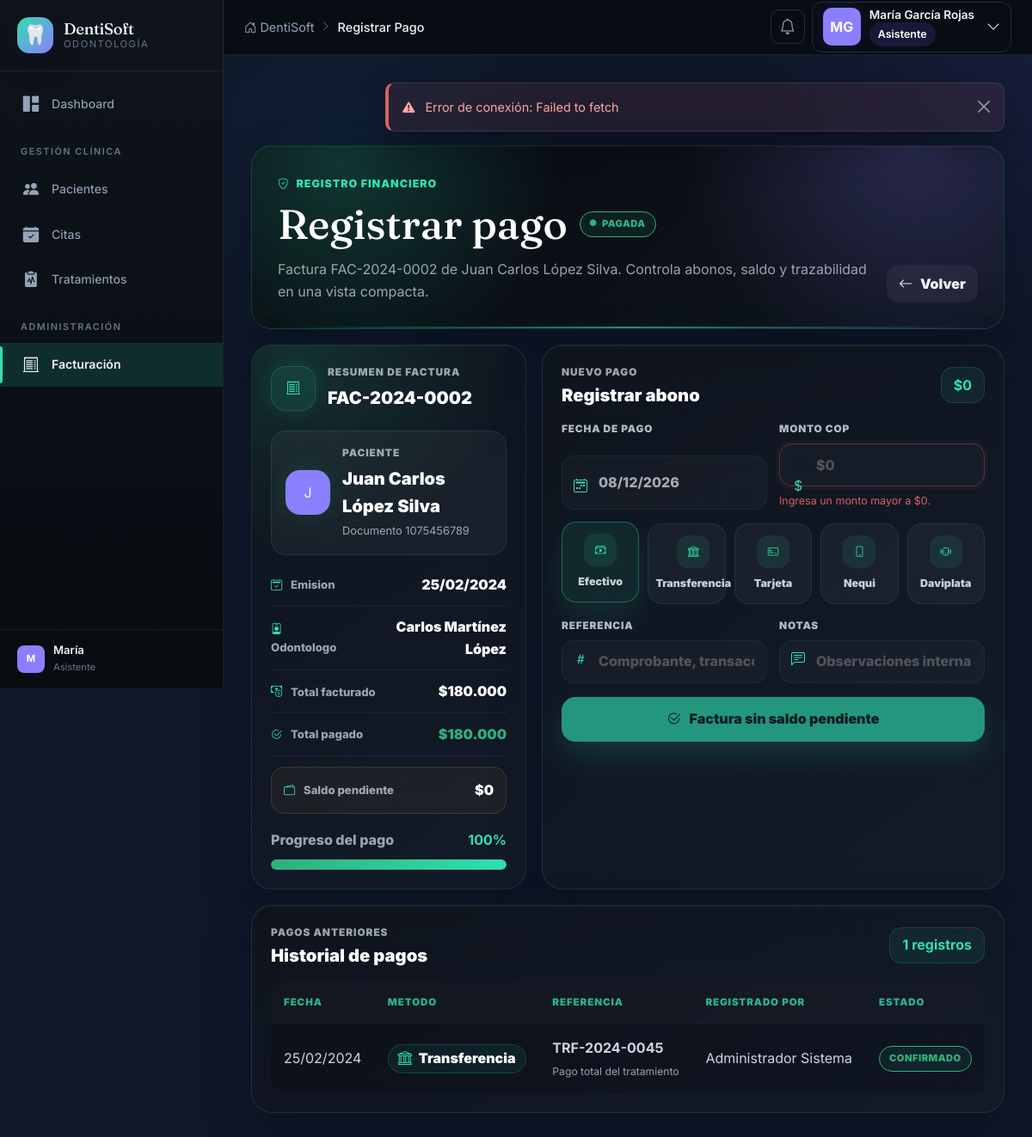
/modules/facturacion/pagos.php?id=2 (signed in), run on the app's committed database.
### tables this page shows
CREATE TABLE IF NOT EXISTS facturas (
    id INT AUTO_INCREMENT PRIMARY KEY,
    numero_factura VARCHAR(20) NOT NULL UNIQUE,
    paciente_id INT NOT NULL,
    odontologo_id INT NOT NULL,
    plan_id INT,
    fecha_emision DATE NOT NULL,
    fecha_vencimiento DATE,
    subtotal DECIMAL(10,2) NOT NULL DEFAULT 0.00,
    descuento DECIMAL(10,2) DEFAULT 0.00,
    iva DECIMAL(10,2) DEFAULT 0.00,
    total DECIMAL(10,2) NOT NULL DEFAULT 0.00,
    total_pagado DECIMAL(10,2) DEFAULT 0.00,
    saldo_pendiente DECIMAL(10,2) DEFAULT 0.00,
    estado ENUM('pendiente','pagada','parcial','vencida','anulada') DEFAULT 'pendiente',
    notas TEXT,
    created_by INT,
    created_at TIMESTAMP DEFAULT CURRENT_TIMESTAMP,
    updated_at TIMESTAMP DEFAULT CURRENT_TIMESTAMP ON UPDATE CURRENT_TIMESTAMP,
    FOREIGN KEY (paciente_id) REFERENCES pacientes(id),
    FOREIGN KEY (odontologo_id) REFERENCES usuarios(id),
    FOREIGN KEY (created_by) REFERENCES usuarios(id)
);

CREATE TABLE IF NOT EXISTS pacientes (
    id INT AUTO_INCREMENT PRIMARY KEY,
    numero_documento VARCHAR(20) NOT NULL UNIQUE,
    tipo_documento ENUM('CC','TI','CE','PAS','RC') DEFAULT 'CC',
    nombre VARCHAR(100) NOT NULL,
    apellido VARCHAR(100) NOT NULL,
    fecha_nacimiento DATE,
    genero ENUM('M','F','Otro'),
    telefono VARCHAR(20),
    email VARCHAR(150),
    direccion TEXT,
    ciudad VARCHAR(100) DEFAULT 'Neiva',
    eps VARCHAR(100),
    tipo_afiliacion ENUM('contributivo','subsidiado','particular','otro') DEFAULT 'particular',
    grupo_sanguineo VARCHAR(5),
    estado ENUM('activo','inactivo') DEFAULT 'activo',
    created_at TIMESTAMP DEFAULT CURRENT_TIMESTAMP,
    updated_at TIMESTAMP DEFAULT CURRENT_TIMESTAMP ON UPDATE CURRENT_TIMESTAMP
);

CREATE TABLE IF NOT EXISTS pagos (
    id INT AUTO_INCREMENT PRIMARY KEY,
    factura_id INT NOT NULL,
    fecha_pago DATE NOT NULL,
    monto DECIMAL(10,2) NOT NULL,
    metodo_pago ENUM('efectivo','transferencia','tarjeta_credito','tarjeta_debito','cheque','otro') DEFAULT 'efectivo',
    referencia_pago VARCHAR(100),
    observaciones TEXT,
    registrado_por INT,
    created_at TIMESTAMP DEFAULT CURRENT_TIMESTAMP,
    FOREIGN KEY (factura_id) REFERENCES facturas(id),
    FOREIGN KEY (registrado_por) REFERENCES usuarios(id)
);

### modules/facturacion/pagos.php (the view, shortened to what this page needs)
<?php
$facturaId = filter_input(INPUT_GET, 'id', FILTER_VALIDATE_INT);
$paymentMethods = [
    'efectivo' => ['label' => 'Efectivo', 'icon' => 'bi-cash-stack', 'storage' => 'efectivo'],
    'transferencia' => ['label' => 'Transferencia', 'icon' => 'bi-bank', 'storage' => 'transferencia'],
    'tarjeta_debito' => ['label' => 'Tarjeta', 'icon' => 'bi-credit-card-2-front', 'storage' => 'tarjeta_debito'],
    'nequi' => ['label' => 'Nequi', 'icon' => 'bi-phone', 'storage' => 'transferencia'],
    'daviplata' => ['label' => 'Daviplata', 'icon' => 'bi-phone-vibrate', 'storage' => 'transferencia'],
];
function esc(mixed $value): string {
    return htmlspecialchars((string) ($value ?? ''), ENT_QUOTES | ENT_SUBSTITUTE, 'UTF-8');
}
function tableExists(PDO $db, string $table): bool {
    try {
        $stmt = $db->prepare("SHOW TABLES LIKE :table_name");
        $stmt->execute([':table_name' => $table]);
        return (bool) $stmt->fetchColumn();
    } catch (PDOException $e) {
        return false;
    }
}
function money(mixed $value): string {
    return '$' . number_format((float) ($value ?? 0), 0, ',', '.');
}
function shortDate(mixed $value): string {
    return $value ? date('d/m/Y', strtotime((string) $value)) : 'Sin fecha';
}
function estadoTexto(string $estado): string {
    return match ($estado) {
        'pagada' => 'Pagada',
        'parcial' => 'Parcial',
        'vencida' => 'Vencida',
        'anulada' => 'Anulada',
        default => 'Pendiente',
    };
}
function badgeClass(string $estado): string {
    return match ($estado) {
        'pendiente' => 'warning',
        'parcial' => 'info',
        'pagada' => 'success',
        'vencida' => 'danger',
        'anulada' => 'muted',
        default => 'muted',
    };
}
function pagoReferencia(array $pago): string {
    return (string) ($pago['referencia'] ?? $pago['referencia_pago'] ?? '');
}
function pagoNota(array $pago): string {
    return (string) ($pago['nota'] ?? $pago['observaciones'] ?? '');
}
function pagoMetodo(array $pago): string {
    $nota = pagoNota($pago);
    $method = (string) ($pago['metodo'] ?? $pago['metodo_pago'] ?? '-');
    return ucfirst(str_replace('_', ' ', $method));
}
function methodIcon(string $method): string {
    $method = strtolower($method);
    return match (true) {
        str_contains($method, 'tarjeta') => 'bi-credit-card-2-front',
        str_contains($method, 'transferencia') => 'bi-bank',
        str_contains($method, 'nequi') => 'bi-phone',
        str_contains($method, 'daviplata') => 'bi-phone-vibrate',
        str_contains($method, 'efectivo') => 'bi-cash-stack',
        default => 'bi-wallet2',
    };
}
function cleanPaymentNote(string $note): string {
    return trim(preg_replace('/^Metodo seleccionado:\s*[^.]+.\s*/i', '', $note) ?? $note);
}
try {
    $db = getDB();
    $stmt = $db->prepare("
        SELECT f.*, CONCAT(p.nombre, ' ', p.apellido) AS paciente, p.numero_documento,
               CONCAT(COALESCE(u.nombre, ''), ' ', COALESCE(u.apellido, '')) AS odontologo
        FROM facturas f
        JOIN pacientes p ON f.paciente_id = p.id
        LEFT JOIN usuarios u ON f.odontologo_id = u.id
        WHERE f.id = :id
    ");
    $stmt->execute([':id' => $facturaId]);
    $factura = $stmt->fetch();
    $paymentsTable = tableExists($db, 'pagos_factura') ? 'pagos_factura' : 'pagos';
    $pagosStmt = $db->prepare("
        SELECT pg.*, CONCAT(COALESCE(u.nombre, ''), ' ', COALESCE(u.apellido, '')) AS registrado_por_nombre
        FROM {$paymentsTable} pg
        LEFT JOIN usuarios u ON pg.registrado_por = u.id
        WHERE pg.factura_id = :factura_id
        ORDER BY pg.fecha_pago DESC, pg.id DESC
    ");
    $pagosStmt->execute([':factura_id' => $facturaId]);
    $pagos = $pagosStmt->fetchAll();
    $abonado = array_sum(array_map(static fn($p) => (float) ($p['monto'] ?? 0), $pagos));
    $total = (float) ($factura['total'] ?? 0);
    $saldo = max(0, $total - $abonado);
    $paidPercent = $total > 0 ? min(100, (int) round(($abonado / $total) * 100)) : 0;
    $estado = $saldo <= 0 ? 'pagada' : ($abonado > 0 ? 'parcial' : (string) ($factura['estado'] ?? 'pendiente'));
} catch (PDOException $e) {
    error_log('Facturacion Pagos carga error: ' . $e->getMessage());
    setAlerta('Error interno al cargar el pago.', 'danger');
    header('Location: index.php');
    exit;
}
$canPay = $saldo > 0 && !in_array((string) ($factura['estado'] ?? ''), ['anulada'], true);
?>
<?php require_once __DIR__ . '/../../includes/header.php'; ?>
<div class="payment-page">
    <section class="payment-hero">
        <div>
            <span class="billing-kicker"><i class="bi bi-shield-check"></i> Registro financiero</span>
            <div class="payment-title-row">
                <h1>Registrar pago</h1>
                <span class="billing-badge badge-<?= esc(badgeClass($estado)) ?>"><i class="bi bi-circle-fill"></i> <?= esc(estadoTexto($estado)) ?></span>
            </div>
            <p>Factura <?= esc($factura['numero_factura']) ?> de <?= esc($factura['paciente']) ?>. Controla abonos, saldo y trazabilidad en una vista compacta.</p>
        </div>
        <a href="ver.php?id=<?= esc($facturaId) ?>" class="invoice-action-button"><i class="bi bi-arrow-left"></i><span>Volver</span></a>
    </section>
    <div class="payment-grid">
        <aside class="payment-summary-card status-<?= esc($estado) ?>">
            <div class="payment-summary-head">
                <span><i class="bi bi-receipt-cutoff"></i></span>
                <div>
                    <small>Resumen de factura</small>
                    <strong><?= esc($factura['numero_factura']) ?></strong>
                </div>
            </div>
            <div class="payment-patient">
                <span><?= esc(mb_strtoupper(mb_substr(trim((string) $factura['paciente']), 0, 1) ?: 'P')) ?></span>
                <div>
                    <small>Paciente</small>
                    <strong><?= esc($factura['paciente']) ?></strong>
                    <em>Documento <?= esc($factura['numero_documento'] ?: '-') ?></em>
                </div>
            </div>
            <dl class="payment-summary-list">
                <div><dt><i class="bi bi-calendar2-check"></i> Emision</dt><dd><?= esc(shortDate($factura['fecha_emision'])) ?></dd></div>
                <div><dt><i class="bi bi-person-badge"></i> Odontologo</dt><dd><?= esc(trim((string) ($factura['odontologo'] ?? '')) ?: 'No asignado') ?></dd></div>
                <div><dt><i class="bi bi-cash-coin"></i> Total facturado</dt><dd><?= money($total) ?></dd></div>
                <div><dt><i class="bi bi-check2-circle"></i> Total pagado</dt><dd class="ok"><?= money($abonado) ?></dd></div>
                <div class="pending"><dt><i class="bi bi-wallet2"></i> Saldo pendiente</dt><dd><?= money($saldo) ?></dd></div>
            </dl>
            <div class="payment-progress-block">
                <div><span>Progreso del pago</span><strong><?= $paidPercent ?>%</strong></div>
                <i><b style="width: <?= $paidPercent ?>%"></b></i>
            </div>
        </aside>
        <section class="payment-form-card">
            <div class="payment-card-header">
                <div>
                    <span>Nuevo pago</span>
                    <h2>Registrar abono</h2>
                </div>
                <strong><?= money($saldo) ?></strong>
            </div>
            <form method="POST" class="payment-form" novalidate data-payment-form data-max-payment="<?= esc(number_format($saldo, 0, '.', '')) ?>">
                <div class="payment-fields">
                    <label class="payment-field">
                        <span>Fecha de pago</span>
                        <i class="bi bi-calendar2-week"></i>
                        <input type="date" name="fecha_pago" value="<?= esc($_POST['fecha_pago'] ?? date('Y-m-d')) ?>" required <?= !$canPay ? 'disabled' : '' ?>>
                    </label>
                    <label class="payment-field">
                        <span>Monto COP</span>
                        <i class="bi bi-currency-dollar"></i>
                        <input type="text" inputmode="numeric" name="monto" value="<?= esc($_POST['monto'] ?? '') ?>" placeholder="<?= esc(money($saldo)) ?>" required data-cop-input <?= !$canPay ? 'disabled' : '' ?>>
                        <small data-payment-feedback>Disponible: <?= money($saldo) ?></small>
                    </label>
                </div>
                <div class="payment-methods" role="radiogroup" aria-label="Metodo de pago">
                    <?php foreach ($paymentMethods as $key => $method): ?>
                        <label>
                            <span><i class="bi <?= esc($method['icon']) ?>"></i><?= esc($method['label']) ?></span>
                        </label>
                    <?php endforeach; ?>
                </div>
                <div class="payment-fields">
                    <label class="payment-field">
                        <span>Referencia</span>
                        <i class="bi bi-hash"></i>
                        <input type="text" name="referencia" value="<?= esc($_POST['referencia'] ?? '') ?>" placeholder="Comprobante, transaccion o autorizacion" <?= !$canPay ? 'disabled' : '' ?>>
                    </label>
                    <label class="payment-field">
                        <span>Notas</span>
                        <i class="bi bi-chat-left-text"></i>
                        <input type="text" name="nota" value="<?= esc($_POST['nota'] ?? '') ?>" placeholder="Observaciones internas" <?= !$canPay ? 'disabled' : '' ?>>
                    </label>
                </div>
                <button type="submit" class="payment-submit" <?= !$canPay ? 'disabled' : '' ?>>
                    <i class="bi bi-check2-circle"></i>
                    <span><?= $canPay ? 'Registrar pago' : 'Factura sin saldo pendiente' ?></span>
                </button>
            </form>
        </section>
    </div>
    <section class="payment-history-card">
        <div class="payment-card-header">
            <div>
                <span>Pagos anteriores</span>
                <h2>Historial de pagos</h2>
            </div>
            <strong><?= count($pagos) ?> registros</strong>
        </div>
        <?php if (empty($pagos)): ?>
            <div class="payment-empty-state">
                <i class="bi bi-wallet2"></i>
                <strong>Sin pagos registrados</strong>
                <p>Cuando se registre el primer abono, aparecera aqui con metodo, referencia, usuario y estado.</p>
            </div>
        <?php else: ?>
            <div class="payment-table-wrap">
                <table class="payment-table">
                    <thead>
                        <tr>
                            <th>Fecha</th>
                            <th>Metodo</th>
                            <th>Referencia</th>
                            <th>Registrado por</th>
                            <th>Estado</th>
                        </tr>
                    </thead>
                    <tbody>
                        <?php foreach ($pagos as $index => $pago): ?>
                            <?php
                                $method = pagoMetodo($pago);
                                $cleanNote = cleanPaymentNote(pagoNota($pago));
                            ?>
                            <tr style="--delay: <?= (int) $index * 40 ?>ms">
                                <td data-label="Fecha"><?= esc(shortDate($pago['fecha_pago'] ?? null)) ?></td>
                                <td data-label="Metodo"><span class="payment-method-badge"><i class="bi <?= esc(methodIcon($method)) ?>"></i><?= esc($method) ?></span></td>
                                <td data-label="Referencia">
                                    <strong><?= esc(pagoReferencia($pago) ?: '-') ?></strong>
                                    <?php if ($cleanNote !== ''): ?><small><?= esc($cleanNote) ?></small><?php endif; ?>
                                </td>
                                <td data-label="Registrado por"><?= esc(trim((string) ($pago['registrado_por_nombre'] ?? '')) ?: 'Sistema') ?></td>
                                <td data-label="Estado"><span class="billing-badge badge-success">Confirmado</span></td>
                            </tr>
                        <?php endforeach; ?>
                    </tbody>
                </table>
            </div>
        <?php endif; ?>
    </section>
</div>
<?php require_once __DIR__ . '/../../includes/footer.php'; ?>

### assets/css/style.css (style rules this page uses)
:root { --primary: #6366f1; --primary-hover: #5558e6; --primary-light: #818cf8; --primary-bg: rgba(99, 102, 241, 0.08); --primary-border: rgba(99, 102, 241, 0.25); --accent: #00BFA6; --accent-hover: #00a892; --accent-light: #34d9c3; --bg-body: #0f172a; --bg-sidebar: #111827; --bg-card: rgba(30, 41, 59, 0.65); --bg-card-solid: #1e293b; --bg-input: rgba(15, 23, 42, 0.6); --bg-hover: rgba(99, 102, 241, 0.08); --bg-navbar: rgba(17, 24, 39, 0.85); --text-primary: #f1f5f9; --text-secondary: #94a3b8; --text-muted: #64748b; --text-heading: #e2e8f0; --border-color: rgba(51, 65, 85, 0.6); --border-light: rgba(99, 102, 241, 0.15); --success: #2FAF7C; --success-bg: rgba(47, 175, 124, 0.1); --warning: #D9A247; --warning-bg: rgba(217, 162, 71, 0.1); --danger: #D9615F; --danger-bg: rgba(217, 97, 95, 0.1); --info: #5C87CE; --info-bg: rgba(92, 135, 206, 0.1); --sidebar-width: 260px; --sidebar-collapsed: 72px; --navbar-height: 64px; --border-radius: 12px; --border-radius-sm: 8px; --border-radius-lg: 16px; --shadow-sm: 0 2px 8px rgba(0, 0, 0, 0.15); --shadow-md: 0 4px 16px rgba(0, 0, 0, 0.2); --shadow-lg: 0 10px 40px rgba(0, 0, 0, 0.3); --shadow-glow: 0 0 20px rgba(99, 102, 241, 0.15); --transition: all 0.3s cubic-bezier(0.4, 0, 0.2, 1); --void: #080B10; --surface: #0F141C; --surface-2: #161D28; --surface-3: #1C2531; --border: rgba(255, 255, 255, 0.08); --border-hi: rgba(255, 255, 255, 0.14); --mint: #2FE0B0; --mint-dim: #1F9E7C; --violet: #8B7EFF; }
*, *::before, *::after { box-sizing: border-box; margin: 0; padding: 0; }
body { font-family: 'Inter', -apple-system, BlinkMacSystemFont, 'Segoe UI', sans-serif; background: var(--bg-body); color: var(--text-primary); line-height: 1.6; overflow-x: hidden; -webkit-font-smoothing: antialiased; }
a { color: var(--primary-light); text-decoration: none; transition: var(--transition); }
h1, h2, h3, h4, h5, h6 { color: var(--text-heading); font-weight: 600; }
.badge-success { background: var(--success-bg); color: var(--success); }

### data on the page
facturas: numero_factura "FAC-2024-0002", paciente.numero_documento "1075456789", fecha_emision "25/02/2024", total "$180.000", total.monto "$0", total.monto "100", monto "$0"
pagos: monto "$180.000", fecha_pago "25/02/2024", referencia_pago "TRF-2024-0045", observaciones "Pago total del tratamiento", registrado_por_nombre "Administrador Sistema"

### other printed values
APP_NAME "DentiSoft"
$paginaTitulo "Registrar Pago"
$usuario['nombre'] . ' ' . $usuario['apellido'] "María García Rojas"
$usuario['rol'] "Asistente"
mb_substr($usuario['nombre'], 0, 1) "M"
$usuario['nombre'] "María"
estadoTexto($estado) "PAGADA"
$factura['paciente'] "Juan Carlos López Silva"
trim((string) ($factura['odontologo'] ?? '')) ?: 'No asignado' "Carlos Martínez López"
$method['label'] "Efectivo"
$method['label'] "Transferencia"
$method['label'] "Tarjeta"
$method['label'] "Nequi"
$method['label'] "Daviplata"
count($pagos) "1"
